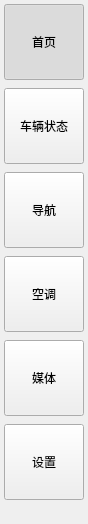
       <widget class="QFrame" name="frameSidebar">
        <property name="minimumSize">
         <size>
          <width>88</width>
          <height>0</height>
         </size>
        </property>
        <property name="maximumSize">
         <size>
          <width>88</width>
          <height>16777215</height>
         </size>
        </property>
        <property name="frameShape">
         <enum>QFrame::NoFrame</enum>
        </property>
        <layout class="QVBoxLayout" name="layoutSidebar">
         <property name="spacing">
          <number>8</number>
         </property>
         <property name="leftMargin">
          <number>4</number>
         </property>
         <property name="topMargin">
          <number>4</number>
         </property>
         <property name="rightMargin">
          <number>4</number>
         </property>
         <property name="bottomMargin">
          <number>4</number>
         </property>
         <item>
          <widget class="QPushButton" name="btnHome">
           <property name="minimumSize">
            <size>
             <width>0</width>
             <height>76</height>
            </size>
           </property>
           <property name="text">
            <string>首页</string>
           </property>
           <property name="checkable">
            <bool>true</bool>
           </property>
           <property name="checked">
            <bool>true</bool>
           </property>
           <property name="autoExclusive">
            <bool>true</bool>
           </property>
          </widget>
         </item>
         <item>
          <widget class="QPushButton" name="btnVehicle">
           <property name="minimumSize">
            <size>
             <width>0</width>
             <height>76</height>
            </size>
           </property>
           <property name="text">
            <string>车辆状态</string>
           </property>
           <property name="checkable">
            <bool>true</bool>
           </property>
           <property name="checked">
            <bool>false</bool>
           </property>
           <property name="autoExclusive">
            <bool>true</bool>
           </property>
          </widget>
         </item>
         <item>
          <widget class="QPushButton" name="btnNavigation">
           <property name="minimumSize">
            <size>
             <width>0</width>
             <height>76</height>
            </size>
           </property>
           <property name="text">
            <string>导航</string>
           </property>
           <property name="checkable">
            <bool>true</bool>
           </property>
           <property name="checked">
            <bool>false</bool>
           </property>
           <property name="autoExclusive">
            <bool>true</bool>
           </property>
          </widget>
         </item>
         <item>
          <widget class="QPushButton" name="btnClimate">
           <property name="minimumSize">
            <size>
             <width>0</width>
             <height>76</height>
            </size>
           </property>
           <property name="text">
            <string>空调</string>
           </property>
           <property name="checkable">
            <bool>true</bool>
           </property>
           <property name="checked">
            <bool>false</bool>
           </property>
           <property name="autoExclusive">
            <bool>true</bool>
           </property>
          </widget>
         </item>
         <item>
          <widget class="QPushButton" name="btnMedia">
           <property name="minimumSize">
            <size>
             <width>0</width>
             <height>76</height>
            </size>
           </property>
           <property name="text">
            <string>媒体</string>
           </property>
           <property name="checkable">
            <bool>true</bool>
           </property>
           <property name="checked">
            <bool>false</bool>
           </property>
           <property name="autoExclusive">
            <bool>true</bool>
           </property>
          </widget>
         </item>
         <item>
          <widget class="QPushButton" name="btnSettings">
           <property name="minimumSize">
            <size>
             <width>0</width>
             <height>76</height>
            </size>
           </property>
           <property name="text">
            <string>设置</string>
           </property>
           <property name="checkable">
            <bool>true</bool>
           </property>
           <property name="checked">
            <bool>false</bool>
           </property>
           <property name="autoExclusive">
            <bool>true</bool>
           </property>
          </widget>
         </item>
         <item>
          <spacer name="spacerSidebar">
           <property name="orientation">
            <enum>Qt::Vertical</enum>
           </property>
           <property name="sizeHint" stdset="0">
            <size>
             <width>20</width>
             <height>20</height>
            </size>
           </property>
          </spacer>
         </item>
        </layout>
       </widget>
